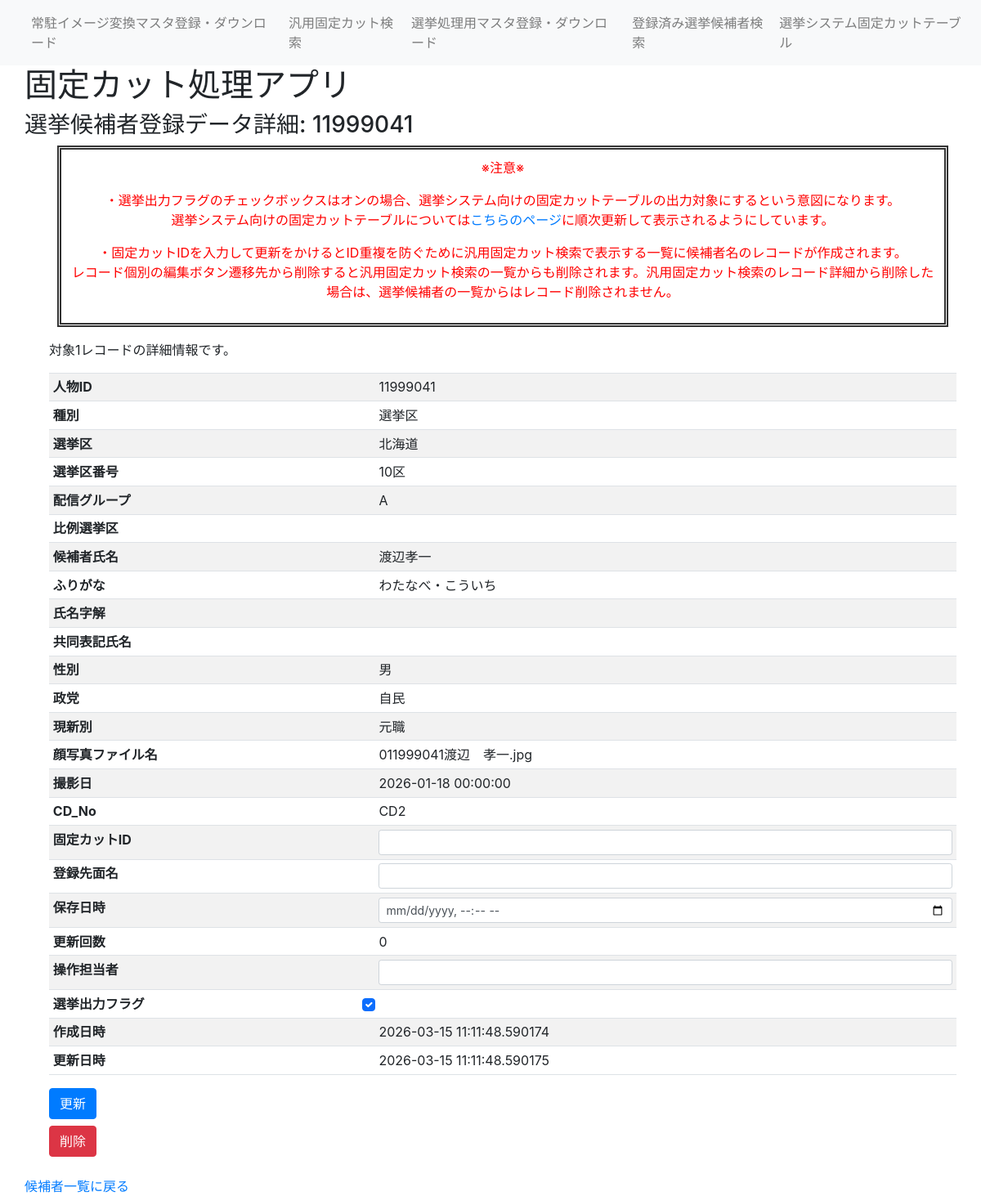
Page /senkyo_person_table_detail/11999041 on the committed database.
### fixedcut_app/models/senkyo_person.py (models this page shows)
class SenkyoPerson(db.Model):
    ___tablename__ = "SenkyoPerson"
    id = db.Column(db.Integer, primary_key=True) #候補者番号
    syubetu = db.Column(db.String(5)) #選挙種別(選挙区、比例、重複)
    senkyoku = db.Column(db.String(10)) #選挙区（福島）
    senkyokuNo = db.Column(db.String(5)) #選挙区番号（1区）
    sendGroup = db.Column(db.String(2)) #配信グループ（A～C）
    hirei = db.Column(db.String(10))  #比例選挙単位（東北ブロック）
    name = db.Column(db.String(20))  #氏名
    hurigana = db.Column(db.String(20))  #指名読み仮名
    name_jikai = db.Column(db.String(100))  #指名字解
    kyodo_name = db.Column(db.String(20))  #共同表記氏名
    seibetsu = db.Column(db.String(5))  #性別
    seito = db.Column(db.String(30))  #政党
    genshinbetu = db.Column(db.String(2))  #現新別
    facefilename = db.Column(db.String(100))  #顔写真ファイル名
    photo_date = db.Column(db.DateTime)  #撮影日
    CD_No = db.Column(db.String(5))  #配信CD
    fixedcutID = db.Column(db.String(20))  #固定カットID
    updateCount = db.Column(db.Integer) #更新回数
    store_date = db.Column(db.DateTime)  #保存日時
    MenName = db.Column(db.String(20)) #登録先面名
    operater = db.Column(db.String(20)) #操作担当者
    created_at = db.Column(db.DateTime, nullable=False, default=datetime.now)  # 作成日時
    updated_at = db.Column(db.DateTime, nullable=False, default=datetime.now, onupdate=datetime.now)  # 更新日時
    output_Flg = db.Column(db.Boolean, default=True) #選挙出力フラグ

### fixedcut_app/views.py (the view, shortened to what this page needs)
@app.route('/senkyo_person_table_detail/<int:id>', methods=['GET', 'POST'])
def senkyo_person_table_detail(id):
    person = db.session.query(SenkyoPerson).filter(SenkyoPerson.id == id).first()
    if person is None:
        return render_template('error_404.html'), 404
    return render_template('senkyo_person_table_detail.html', person=person)

### fixedcut_app/views.py (called while the page is built)
@app.before_request
def log_request():
    app.logger.info("Request: %s %s from %s", request.method, request.path, request.remote_addr)

### fixedcut_app/templates/senkyo_person_table_detail.html (shortened to what this page needs)
{% extends 'layout.html' %}
{% block header %}
<h3>選挙候補者登録データ詳細: {{ person.id }}</h3>
{% endblock %}
{% block content %}
<div class="caution">
    <P>※注意※</p>
    <p>・選挙出力フラグのチェックボックスはオンの場合、選挙システム向けの固定カットテーブルの出力対象にするという意図になります。<br>選挙システム向けの固定カットテーブルについては<a href="{{ url_for('senkyo_sendgroup_text') }}">こちらのページ</a>に順次更新して表示されるようにしています。</p>
    <p>・固定カットIDを入力して更新をかけるとID重複を防ぐために汎用固定カット検索で表示する一覧に候補者名のレコードが作成されます。<br>レコード個別の編集ボタン遷移先から削除すると汎用固定カット検索の一覧からも削除されます。汎用固定カット検索のレコード詳細から削除した場合は、選挙候補者の一覧からはレコード削除されません。</p>
</div>
<div class="container mt-3">
    <p>対象1レコードの詳細情報です。</p>
    <div class="table-responsive">
        <form id="personDetailForm" action="{{ url_for('senkyo_person_table_detail', id=person.id) }}" method="POST">
            <table class="table table-striped table-hover table-sm">
                <tbody>
                    <tr><th>人物ID</th><td>{{ person.id }}</td></tr>
                    <tr><th>種別</th><td>{{ person.syubetu }}</td></tr>
                    <tr><th>選挙区</th><td>{{ person.senkyoku }}</td></tr>
                    <tr><th>選挙区番号</th><td>{{ person.senkyokuNo }}</td></tr>
                    <tr><th>配信グループ</th><td>{{ person.sendGroup }}</td></tr>
                    <tr><th>比例選挙区</th><td>{{ person.hirei }}</td></tr>
                    <tr><th>候補者氏名</th><td>{{ person.name }}</td></tr>
                    <tr><th>ふりがな</th><td>{{ person.hurigana }}</td></tr>
                    <tr><th>氏名字解</th><td>{{ person.name_jikai or '' }}</td></tr>
                    <tr><th>共同表記氏名</th><td>{{ person.kyodo_name or '' }}</td></tr>
                    <tr><th>性別</th><td>{{ person.seibetsu }}</td></tr>
                    <tr><th>政党</th><td>{{ person.seito }}</td></tr>
                    <tr><th>現新別</th><td>{{ person.genshinbetu }}</td></tr>
                    <tr><th>顔写真ファイル名</th><td>{{ person.facefilename or '' }}</td></tr>
                    <tr><th>撮影日</th><td>{{ person.photo_date if person.photo_date else '' }}</td></tr>
                    <tr><th>CD_No</th><td>{{ person.CD_No }}</td></tr>
                    <tr>
                        <th>固定カットID</th>
                        <td><input type="text" class="form-control form-control-sm" name="fixedcutID" value="{{ person.fixedcutID or '' }}"></td>
                    </tr>
                    <tr>
                        <th>登録先面名</th>
                        <td><input type="text" class="form-control form-control-sm" name="MenName" value="{{ person.MenName or '' }}"></td>
                    </tr>
                    <tr>
                        <th>保存日時</th>
                        <td><input type="datetime-local" class="form-control form-control-sm" name="store_date" value="{{ person.store_date.strftime('%Y-%m-%dT%H:%M') if person.store_date else '' }}"></td>
                    </tr>
                    <tr><th>更新回数</th><td>{{ person.updateCount if person.updateCount is not none else '' }}</td></tr>
                    <tr>
                        <th>操作担当者</th>
                        <td><input type="text" class="form-control form-control-sm" name="operater" value="{{ person.operater or '' }}"></td>
                    </tr>
                    <tr>
                        <th>選挙出力フラグ</th>
                        <td>
                            <input type="checkbox" class="form-check-input" name="output_Flg" value="1" {% if person.output_Flg %}checked{% endif %}>
                        </td>
                    </tr>
                    <tr><th>作成日時</th><td>{{ person.created_at }}</td></tr>
                    <tr><th>更新日時</th><td>{{ person.updated_at }}</td></tr>
                </tbody>
            </table>
            <div class="mt-2">
                <button type="submit" class="btn btn-primary me-2">更新</button>
            </div>
        </form>
        <form id="personDeleteForm" action="{{ url_for('senkyo_person_delete', id=person.id) }}" method="POST" class="mt-2">
            <button type="submit" class="btn btn-danger">削除</button>
        </form>
    </div>
</div>
{% endblock %}
{% block footer %}
<a href="{{ url_for('senkyo_person_table') }}">候補者一覧に戻る</a>
{% endblock %}

### fixedcut_app/templates/static/css/style.css (style rules this page uses)
.caution { padding: 10px; margin-left: 40px; margin-right: 40px; margin-bottom: 10px; border: 5px double #333333; color: red; text-align: center; }

### rows in the picture
SenkyoPerson: id "11999041", syubetu "選挙区", senkyoku "北海道", senkyokuNo "10区", sendGroup "A", name "渡辺孝一", hurigana "わたなべ・こういち", seibetsu "男", seito "自民", genshinbetu "元職", facefilename "011999041渡辺 孝一.jpg", photo_date "2026-01-18 00:00:00", CD_No "CD2", updateCount "0", output_Flg "☑", created_at "2026-03-15 11:11:48.590174", updated_at "2026-03-15 11:11:48.590175"
